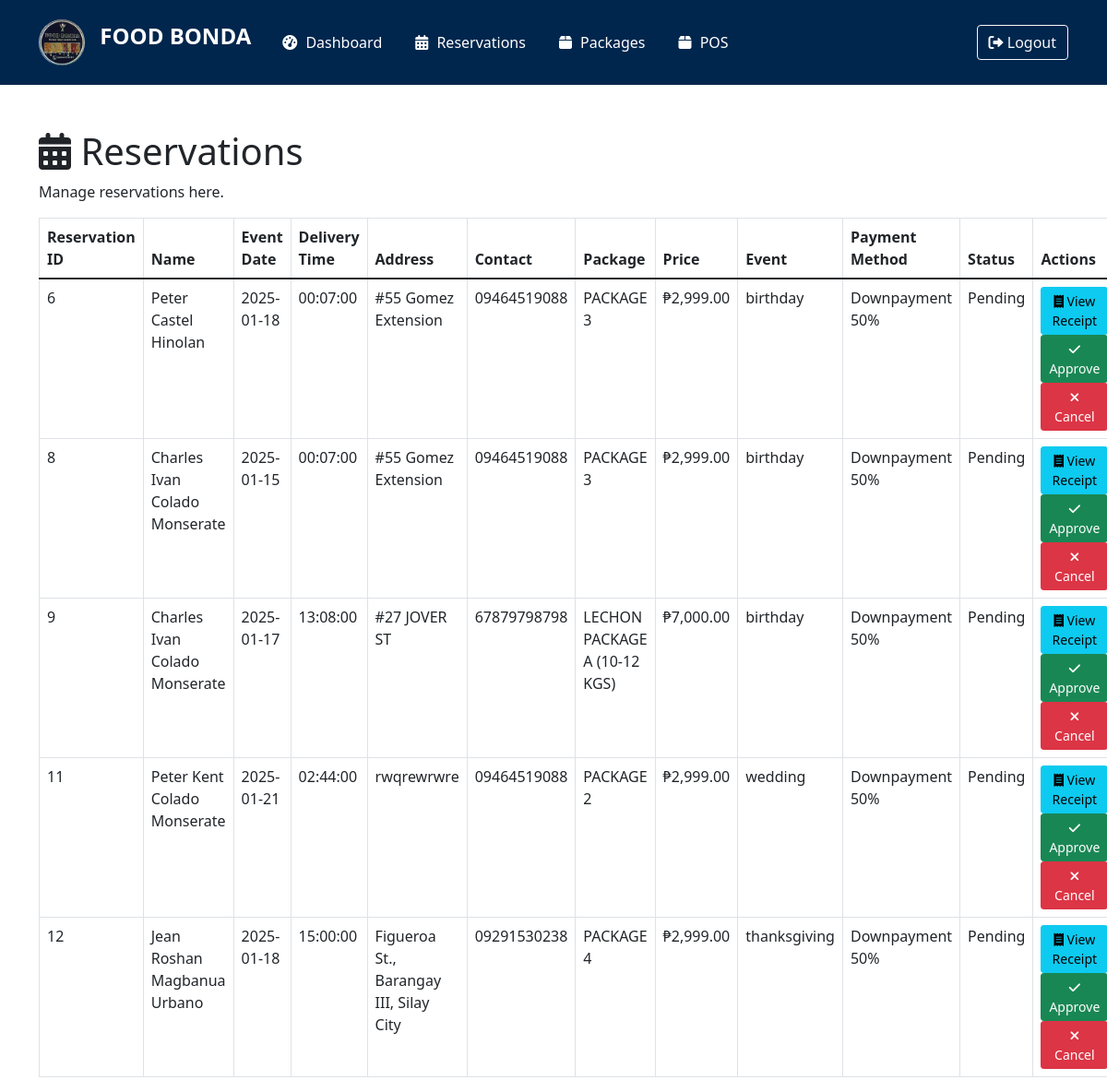
Page /owner/owner_reservations.php (signed in) on the committed database.
### tables this page shows
CREATE TABLE IF NOT EXISTS `reservations` (
  `reservation_id` int NOT NULL AUTO_INCREMENT,
  `customer_id` int NOT NULL,
  `first_name` varchar(50) NOT NULL,
  `middle_name` varchar(50) DEFAULT NULL,
  `last_name` varchar(50) NOT NULL,
  `contact` varchar(11) NOT NULL,
  `email` varchar(100) NOT NULL,
  `event_date` date NOT NULL,
  `delivery_time` time NOT NULL,
  `delivery_address` text NOT NULL,
  `event_type` enum('wedding','birthday','christening','thanksgiving','fiesta') NOT NULL,
  `package_name` varchar(100) NOT NULL,
  `selected_dishes` text NOT NULL,
  `package_price` decimal(10,2) NOT NULL,
  `payment_method` enum('Cash on Delivery','Downpayment 50%') NOT NULL,
  `gcash_receipt_path` varchar(255) DEFAULT NULL,
  `status` enum('pending','confirmed','completed','cancelled') DEFAULT 'pending',
  `created_at` timestamp NULL DEFAULT CURRENT_TIMESTAMP,
  `updated_at` timestamp NOT NULL DEFAULT CURRENT_TIMESTAMP ON UPDATE CURRENT_TIMESTAMP,
  PRIMARY KEY (`reservation_id`),
  KEY `customer_id` (`customer_id`),
  CONSTRAINT `reservations_ibfk_1` FOREIGN KEY (`customer_id`) REFERENCES `customers` (`customer_id`)
);

### owner/owner_reservations.php (the view, shortened to what this page needs)
<?php
require_once '../db_conn.php';
$sql = 'SELECT * FROM reservations';
$result = $conn->query($sql);
$reservations = [];
if ($result->num_rows > 0) {
    while ($row = $result->fetch_assoc()) {
        $reservations[] = $row;
    }
}
?>
<!DOCTYPE html>
<html lang="en">
<head>
    <link href="https://cdn.jsdelivr.net/npm/bootstrap@5.1.3/dist/css/bootstrap.min.css" rel="stylesheet">
    <link rel="stylesheet" href="https://cdnjs.cloudflare.com/ajax/libs/font-awesome/6.0.0/css/all.min.css">
    <link href="owner_dashboard.css" rel="stylesheet">
</head>
<body>
    <?php include 'owner_navbar.php'; ?>
    <div class="container mt-5">
        <h1><i class="fas fa-calendar-alt"></i> Reservations</h1>
        <p>Manage reservations here.</p>
        <table class="table table-bordered">
            <thead>
                <tr>
                    <th>Reservation ID</th>
                    <th>Name</th>
                    <th>Event Date</th>
                    <th>Delivery Time</th>
                    <th>Address</th>
                    <th>Contact</th>
                    <th>Package</th>
                    <th>Price</th>
                    <th>Event</th>
                    <th>Payment Method</th>
                    <th>Status</th>
                    <th>Actions</th>
                </tr>
            </thead>
            <tbody>
                <?php foreach ($reservations as $reservation): ?>
                <tr>
                    <td><?php echo htmlspecialchars($reservation['reservation_id']); ?></td>
                    <td><?php echo htmlspecialchars($reservation['first_name'] . ' ' . $reservation['middle_name'] . ' ' . $reservation['last_name']); ?></td>
                    <td><?php echo htmlspecialchars($reservation['event_date']); ?></td>
                    <td><?php echo htmlspecialchars($reservation['delivery_time']); ?></td>
                    <td><?php echo htmlspecialchars($reservation['delivery_address']); ?></td>
                    <td><?php echo htmlspecialchars($reservation['contact']); ?></td>
                    <td><?php echo htmlspecialchars($reservation['package_name']); ?></td>
                    <td>₱<?php echo number_format($reservation['package_price'], 2); ?></td>
                    <td><?php echo htmlspecialchars($reservation['event_type']); ?></td>
                    <td><?php echo htmlspecialchars($reservation['payment_method']); ?></td>
                    <td><?php echo ucfirst(htmlspecialchars($reservation['status'])); ?></td>
                    <td>
                        <?php if (!empty($reservation['gcash_receipt_path'])): ?>
                        <a href="../<?php echo htmlspecialchars($reservation['gcash_receipt_path']); ?>" target="_blank" class="btn btn-info btn-sm"><i
                                class="fas fa-receipt"></i> View Receipt</a>
                        <?php endif; ?>
                        <?php if ($reservation['status'] === 'approved'): ?>
                        <button class="btn btn-success btn-sm" disabled><i class="fas fa-check"></i> Approved</button>
                        <?php else: ?>
                        <a href="approve_reservation.php?id=<?php echo $reservation['reservation_id']; ?>"
                            class="btn btn-success btn-sm action-button"><i class="fas fa-check"></i> Approve</a>
                        <?php endif; ?>
                        <?php if ($reservation['status'] === 'canceled'): ?>
                        <button class="btn btn-danger btn-sm" disabled><i class="fas fa-times"></i> Canceled</button>
                        <?php else: ?>
                        <a href="cancel_reservation.php?id=<?php echo $reservation['reservation_id']; ?>"
                            class="btn btn-danger btn-sm action-button"><i class="fas fa-times"></i> Cancel</a>
                        <?php endif; ?>
                    </td>
                </tr>
                <?php endforeach; ?>
            </tbody>
        </table>
    </div>
</body>
</html>

### owner/owner_dashboard.css (style rules this page uses)
:root { --dark-blue: #00264d; --light-blue: #e8f1f8; --light-gray: #f8f9fa; --accent-blue: #0066cc; }
body { min-height: 100vh; display: flex; flex-direction: column; }

### rows in the picture
reservations: reservation_id "6", first_name+middle_name+last_name "Peter Castel Hinolan", event_date "2025-01-18", delivery_time "00:07:00", delivery_address "#55 Gomez Extension", contact "09464519088", package_name "PACKAGE 3", package_price "2,999.00", event_type "birthday", payment_method "Downpayment 50%", status "Pending"
reservations: reservation_id "8", first_name+middle_name+last_name "Charles Ivan Colado Monserate", event_date "2025-01-15", delivery_time "00:07:00", delivery_address "#55 Gomez Extension", contact "09464519088", package_name "PACKAGE 3", package_price "2,999.00", event_type "birthday", payment_method "Downpayment 50%", status "Pending"
reservations: reservation_id "9", first_name+middle_name+last_name "Charles Ivan Colado Monserate", event_date "2025-01-17", delivery_time "13:08:00", delivery_address "#27 JOVER ST", contact "67879798798", package_name "LECHON PACKAGE A (10-12 KGS)", package_price "7,000.00", event_type "birthday", payment_method "Downpayment 50%", status "Pending"
reservations: reservation_id "11", first_name+middle_name+last_name "Peter Kent Colado Monserate", event_date "2025-01-21", delivery_time "02:44:00", delivery_address "rwqrewrwre", contact "09464519088", package_name "PACKAGE 2", package_price "2,999.00", event_type "wedding", payment_method "Downpayment 50%", status "Pending"
reservations: reservation_id "12", first_name+middle_name+last_name "Jean Roshan Magbanua Urbano", event_date "2025-01-18", delivery_time "15:00:00", delivery_address "Figueroa St., Barangay III, Silay City", contact "09291530238", package_name "PACKAGE 4", package_price "2,999.00", event_type "thanksgiving", payment_method "Downpayment 50%", status "Pending"
